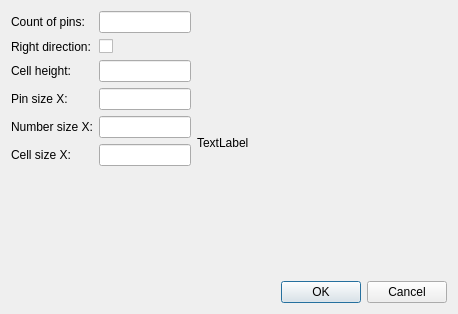
<?xml version="1.0" encoding="UTF-8"?>
<ui version="4.0">
 <class>SdDMasterSymbolConnector</class>
 <widget class="QDialog" name="SdDMasterSymbolConnector">
  <property name="geometry">
   <rect>
    <x>0</x>
    <y>0</y>
    <width>458</width>
    <height>314</height>
   </rect>
  </property>
  <property name="windowTitle">
   <string>Connector symbol master</string>
  </property>
  <layout class="QVBoxLayout" name="verticalLayout">
   <item>
    <layout class="QHBoxLayout" name="horizontalLayout">
     <item>
      <layout class="QFormLayout" name="formLayout">
       <item row="0" column="0">
        <widget class="QLabel" name="label">
         <property name="text">
          <string>Count of pins:</string>
         </property>
        </widget>
       </item>
       <item row="0" column="1">
        <widget class="QLineEdit" name="mPinCount"/>
       </item>
       <item row="1" column="0">
        <widget class="QLabel" name="label_2">
         <property name="text">
          <string>Right direction:</string>
         </property>
        </widget>
       </item>
       <item row="1" column="1">
        <widget class="QCheckBox" name="mRightDirection">
         <property name="text">
          <string/>
         </property>
        </widget>
       </item>
       <item row="2" column="0">
        <widget class="QLabel" name="label_3">
         <property name="text">
          <string>Cell height:</string>
         </property>
        </widget>
       </item>
       <item row="2" column="1">
        <widget class="QLineEdit" name="mCellHeight"/>
       </item>
       <item row="3" column="0">
        <widget class="QLabel" name="label_4">
         <property name="text">
          <string>Pin size X:</string>
         </property>
        </widget>
       </item>
       <item row="3" column="1">
        <widget class="QLineEdit" name="mPinSizeX"/>
       </item>
       <item row="4" column="0">
        <widget class="QLabel" name="label_5">
         <property name="text">
          <string>Number size X:</string>
         </property>
        </widget>
       </item>
       <item row="4" column="1">
        <widget class="QLineEdit" name="mNumberSizeX"/>
       </item>
       <item row="5" column="0">
        <widget class="QLabel" name="label_6">
         <property name="text">
          <string>Cell size X:</string>
         </property>
        </widget>
       </item>
       <item row="5" column="1">
        <widget class="QLineEdit" name="mCellSizeX"/>
       </item>
      </layout>
     </item>
     <item>
      <widget class="QLabel" name="mPreview">
       <property name="minimumSize">
        <size>
         <width>250</width>
         <height>250</height>
        </size>
       </property>
       <property name="toolTip">
        <string>Builded symbol preview</string>
       </property>
       <property name="text">
        <string>TextLabel</string>
       </property>
      </widget>
     </item>
    </layout>
   </item>
   <item>
    <widget class="QDialogButtonBox" name="buttonBox">
     <property name="orientation">
      <enum>Qt::Horizontal</enum>
     </property>
     <property name="standardButtons">
      <set>QDialogButtonBox::Cancel|QDialogButtonBox::Ok</set>
     </property>
    </widget>
   </item>
  </layout>
 </widget>
 <resources/>
 <connections>
  <connection>
   <sender>buttonBox</sender>
   <signal>accepted()</signal>
   <receiver>SdDMasterSymbolConnector</receiver>
   <slot>accept()</slot>
   <hints>
    <hint type="sourcelabel">
     <x>248</x>
     <y>254</y>
    </hint>
    <hint type="destinationlabel">
     <x>157</x>
     <y>274</y>
    </hint>
   </hints>
  </connection>
  <connection>
   <sender>buttonBox</sender>
   <signal>rejected()</signal>
   <receiver>SdDMasterSymbolConnector</receiver>
   <slot>reject()</slot>
   <hints>
    <hint type="sourcelabel">
     <x>316</x>
     <y>260</y>
    </hint>
    <hint type="destinationlabel">
     <x>286</x>
     <y>274</y>
    </hint>
   </hints>
  </connection>
 </connections>
</ui>
